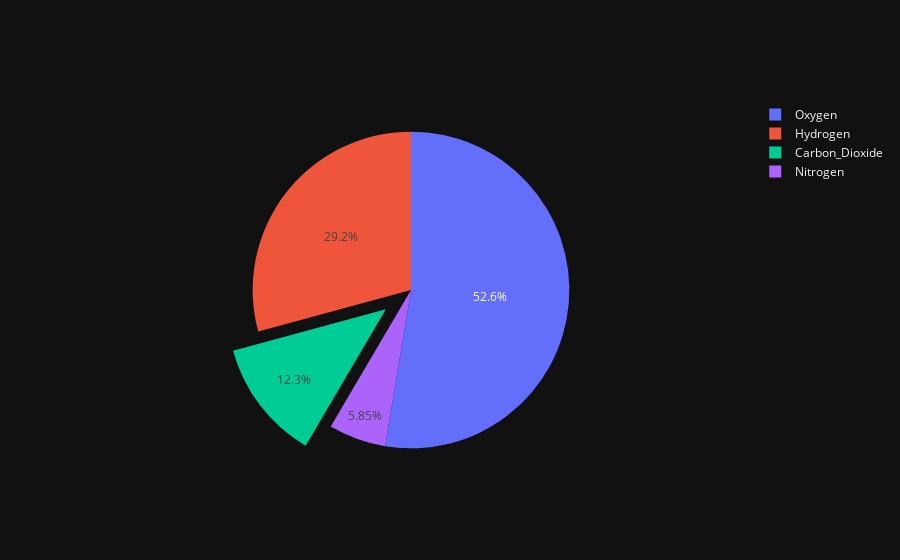

The notebook cell this image was saved under:
### Markdown cell above
##### 3.3.2.1. EXAMPLE 1

### Code cell
import plotly.graph_objects as go

LABELS = ['Oxygen', 'Hydrogen', 'Carbon_Dioxide', 'Nitrogen']
VALUES = [4500, 2500, 1053, 500]
PULL = [0, 0, 0.2, 0]

# Pull is given as a fraction of the pie radius
fig = go.Figure(data=[go.Pie(labels=LABELS, values=VALUES, pull=PULL)])
fig.show()

### Figure 1 — Plotly figure (JSON) as saved in the notebook; plotly's stock layout.template omitted (floating-point values rounded to 4 significant figures)
{"data": [{"labels": ["Oxygen", "Hydrogen", "Carbon_Dioxide", "Nitrogen"], "pull": [0, 0, 0.2, 0], "values": [4500, 2500, 1053, 500], "type": "pie"}], "layout": {}}
